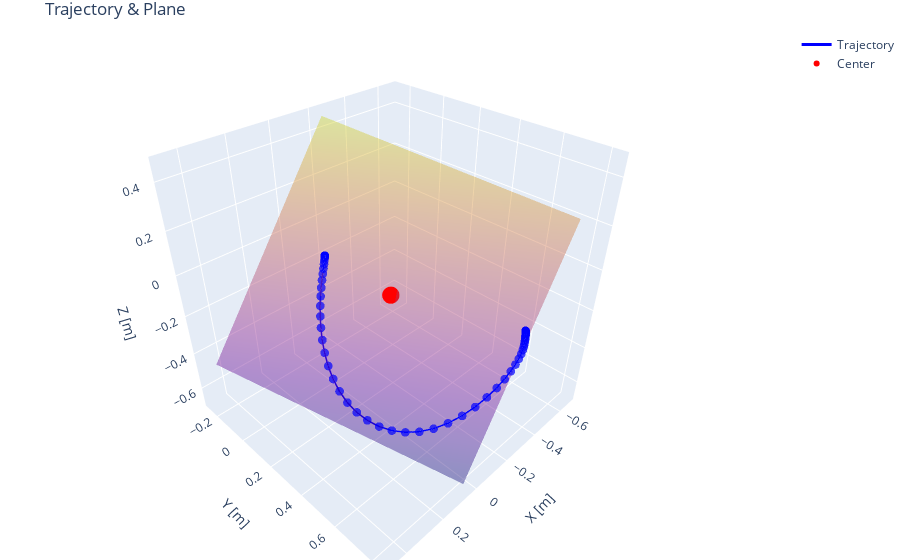

Notebook source saved alongside this figure:
### Code cell
# 1) compute trajectory
pos, vel, a_mag = compute_trajectory_2(df,deadband=9)

# 2) estimate center of the arc
center = calculate_arc_center(pos)

# 3) plot both trajectory and fitted plane
plot_trajectory_with_plane(pos, center, resolution=20, opacity=0.4)

### Figure 1 — Plotly figure (JSON) as saved in the notebook; plotly's stock layout.template omitted (floating-point values rounded to 4 significant figures; data arrays with more than 128 entries replaced by an {"elided": "..."} marker saying what was removed)
{"data": [{"name": "Plane", "opacity": 0.4, "showscale": false, "type": "surface", "x": {"elided": "20x20 float values"}, "y": {"elided": "20x20 float values"}, "z": {"elided": "20x20 float values"}}, {"line": {"color": "blue", "width": 3}, "marker": {"opacity": 0.7, "size": 3}, "mode": "lines+markers", "name": "Trajectory", "type": "scatter3d", "x": {"elided": "188 float values"}, "y": {"elided": "188 float values"}, "z": {"elided": "188 float values"}}, {"marker": {"color": "red", "size": 6}, "mode": "markers", "name": "Center", "type": "scatter3d", "x": [-0.09919], "y": [0.2844], "z": [-0.1062]}], "layout": {"margin": {"b": 0, "l": 0, "r": 0, "t": 30}, "scene": {"aspectmode": "data", "xaxis": {"title": {"text": "X [m]"}}, "yaxis": {"title": {"text": "Y [m]"}}, "zaxis": {"title": {"text": "Z [m]"}}}, "title": {"text": "Trajectory & Plane"}}}
